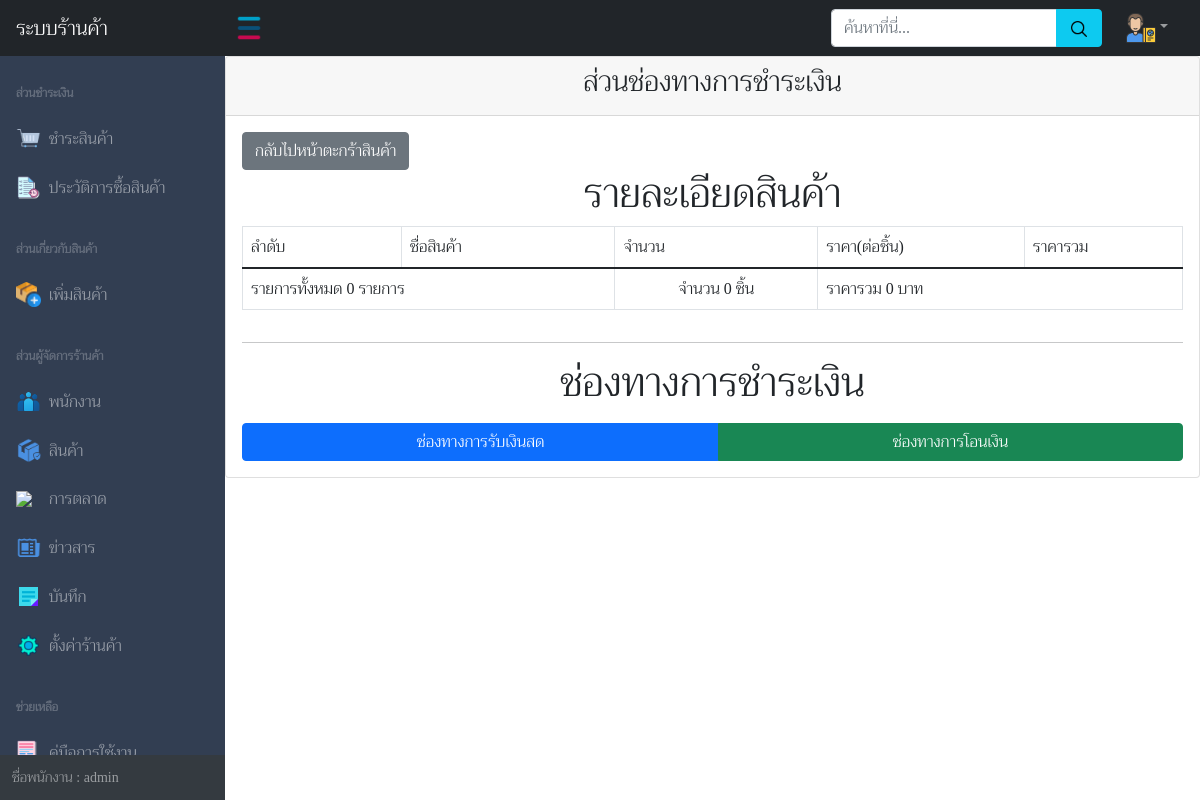
/pages/payment.php (signed in), run on an earlier commit of the app's database.
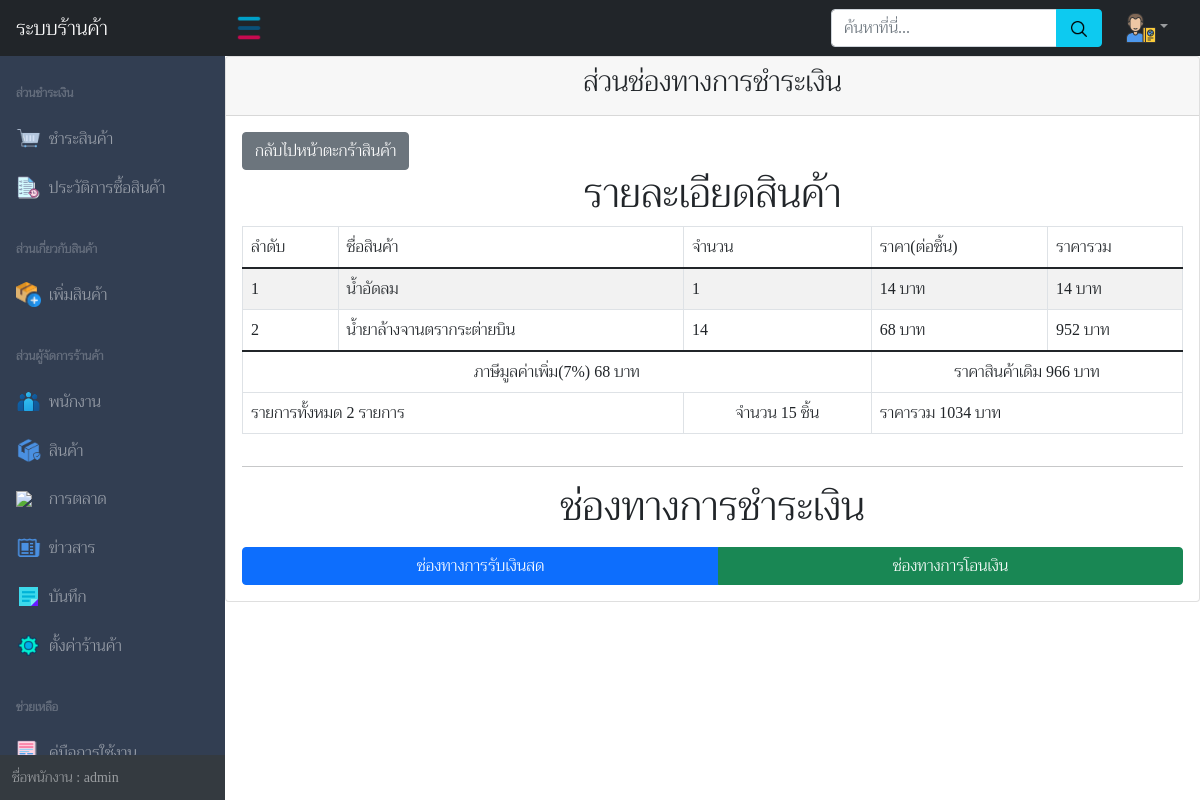
And on a later commit of the database.
### tables this page shows
CREATE TABLE `cart` (
  `id_cart` int(11) NOT NULL,
  `id_item` int(80) NOT NULL,
  `values_item` int(80) NOT NULL DEFAULT '1',
  `id_staff` int(80) NOT NULL
);

CREATE TABLE `item` (
  `id_item` int(11) NOT NULL,
  `name_item` varchar(500) NOT NULL,
  `barcode` varchar(100) NOT NULL,
  `image_item` varchar(800) NOT NULL DEFAULT '../image/system/unknown-file.png',
  `content_item` varchar(500) NOT NULL,
  `number_item` varchar(200) NOT NULL,
  `price_item` varchar(200) NOT NULL,
  `group_item` varchar(80) NOT NULL DEFAULT '-',
  `brand_item` varchar(80) NOT NULL DEFAULT '-'
);

### php_action/check.php (called while the page is built, shortened)
<?php
$id_staff = $_SESSION['id_staff'];
?>

### pages/payment.php (the view, shortened to what this page needs)
<!DOCTYPE html>
<html lang="en">
<head>
    <?php
    require('../php_action/check.php');
    include('../php_action/bootstrap.php');
    ?>
</head>
<body class="sb-nav-fixed">
    <div id="layoutSidenav_content">
        <main>
            <div class="card">
                <div class="card-header">
                    <h3 class="text-center">ส่วนช่องทางการชำระเงิน</h3>
                </div>
                <div class="card-body">
                    <a class="btn btn-secondary" href="buyitem.php">กลับไปหน้าตะกร้าสินค้า</a>
                    <h1 class="text-center">รายละเอียดสินค้า</h1>
                    <div class="table-responsive mt-2">
                        <table class="table table-striped table-bordered">
                            <thead>
                                <td>ลำดับ</td>
                                <td>ชื่อสินค้า</td>
                                <td>จำนวน</td>
                                <td>ราคา(ต่อชิ้น)</td>
                                <td>ราคารวม</td>
                            </thead>
                            <tbody>
                                <?php
                                require_once('../php_action/dbconnect.php');
                                $sqlcart = "SELECT cart.id_item,cart.values_item,item.name_item,item.price_item FROM cart INNER JOIN item ON cart.id_item = item.id_item WHERE cart.id_staff = '$id_staff'";
                                $resultcart = $con->query($sqlcart);
                                $i = 1;
                                $priceall_array = [];
                                $numberall_array = [];
                                while ($rowcart = $resultcart->fetch_assoc()) :
                                    array_push($priceall_array, $rowcart['values_item'] * $rowcart['price_item']);
                                    array_push($numberall_array, $rowcart['values_item']);
                                ?>
                                    <tr>
                                        <td><?= $i ?></td>
                                        <td><?= $rowcart['name_item'] ?></td>
                                        <td><?= $rowcart['values_item'] ?></td>
                                        <td><?= $rowcart['price_item'] ?> บาท</td>
                                        <td><?= $rowcart['values_item'] * $rowcart['price_item'] ?> บาท</td>
                                    </tr>
                                <?php
                                    $i++;
                                endwhile;
                                $sql_setting = "SELECT * FROM settings";
                                $result_setting = $con->query($sql_setting);
                                $row_setting = $result_setting->fetch_assoc();
                                if ($row_setting['action_setting'] == 1) {
                                    $taxsum = round(array_sum($priceall_array) * 7 / 100);
                                } else {
                                    $money = array_sum($priceall_array);
                                }
                                ?>
                            </tbody>
                            <tfoot>
                                <?php
                                if ($row_setting['action_setting'] == 1) { ?>
                                    <tr>
                                        <td colspan="3" class="text-center">ภาษีมูลค่าเพิ่ม(7%) <?= $taxsum ?> บาท</td>
                                        <td colspan="3" class="text-center">ราคาสินค้าเดิม <?= array_sum($priceall_array) ?> บาท</td>
                                    </tr>
                                <?php } ?>
                                <tr>
                                    <td colspan="2">รายการทั้งหมด <?= $i - 1 ?> รายการ</td>
                                    <td class="text-center">จำนวน <?= array_sum($numberall_array) ?> ชิ้น</td>
                                    <td colspan="2">ราคารวม <?php echo $taxsum + array_sum($priceall_array) ?> บาท</td>
                                </tr>
                            </tfoot>
                        </table>
                    </div>
                    <hr>
                    <h1 class=text-center>ช่องทางการชำระเงิน</h1>
                    <div class="btn-group w-100 mt-2" role="group">
                        <button type="button" class="btn btn-primary" onclick="paymentcash()" id="btnpaycash">ช่องทางการรับเงินสด</button>
                        <button type="button" class="btn btn-success" onclick="paymentbank()" id="btnpaybank">ช่องทางการโอนเงิน</button>
                    </div>
                </div>
            </div>
        </main>
    </div>
</body>
</html>

What changed in the data, as far as the page shows it:
added cart: id_item.name_item "น้ำอัดลม", values_item "1", id_item.price_item "14", $rowcart['values_item']*$rowcart['price_item'] "14"
added cart: id_item.name_item "น้ำยาล้างจานตรากระต่ายบิน", values_item "14", id_item.price_item "68", $rowcart['values_item']*$rowcart['price_item'] "952"
Also different on the page:
$taxsum: (not shown) → "68"
array_sum($priceall_array): (not shown) → "966"
$i - 1: "0" → "2"
array_sum($numberall_array): "0" → "15"
$taxsum + array_sum($priceall_array): "0" → "1034"
text now shown: "ภาษีมูลค่าเพิ่ม(7%) บาท ราคาสินค้าเดิม บาท"
